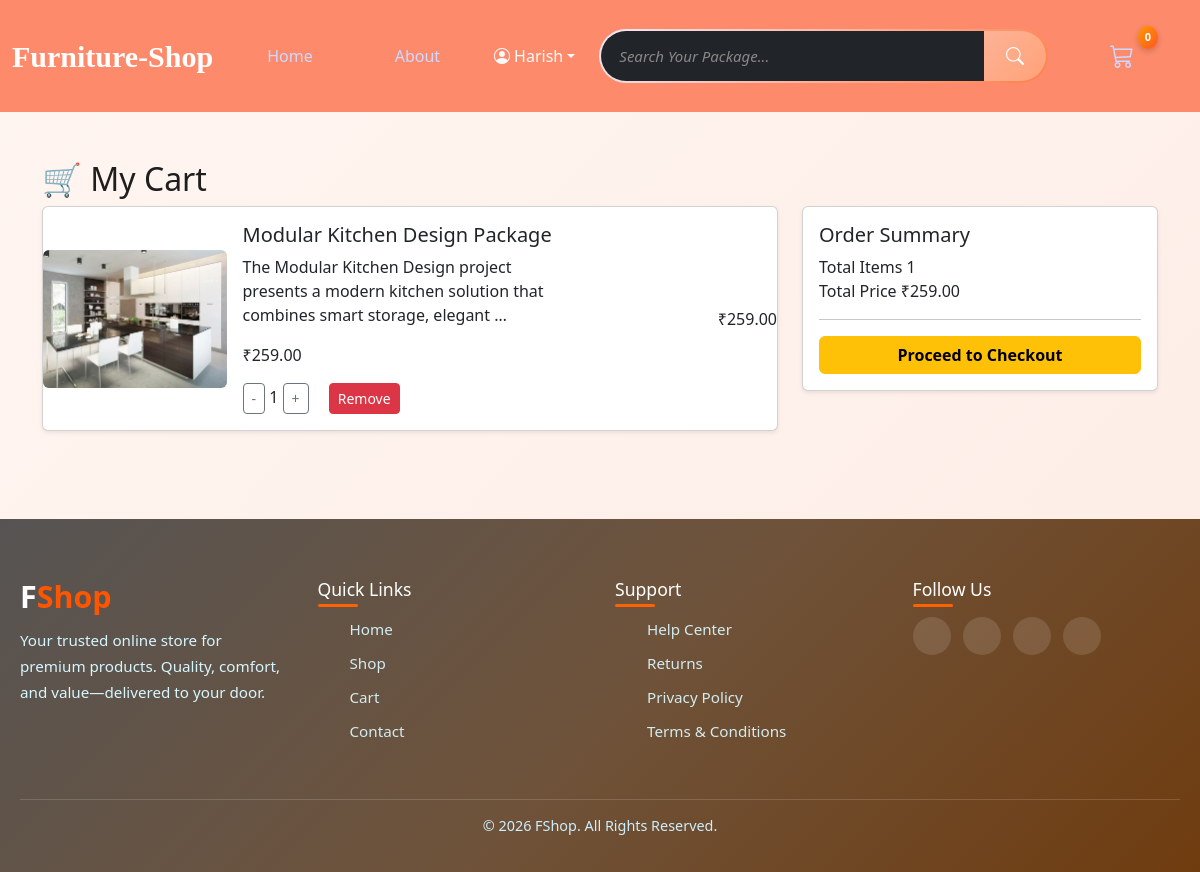
Page /cart/ (signed in) on the committed database.
### cart/models.py (models this page shows, shortened)
class CartItem(models.Model):
    product = models.ForeignKey(Product, on_delete=models.CASCADE, related_name='cart_items')
    user = models.ForeignKey(User, on_delete=models.CASCADE, related_name='cart_items')
    quantity = models.PositiveIntegerField(default=0)
    added = models.DateTimeField(auto_now_add=True)
    updated = models.DateTimeField(auto_now=True)
    class Meta:
        unique_together = [['user', 'product']]
    @property
    def subtotal(self):
        return self.quantity * self.product.price

### products/models.py (models this page shows, shortened)
class Product(models.Model):
    title = models.CharField(max_length=255)
    desc = models.TextField(max_length=500)
    price = models.DecimalField(max_digits=10, decimal_places=2)
    stock = models.PositiveIntegerField()
    thumbnail = models.ImageField(upload_to='products/thumbnails/')
    created_at = models.DateTimeField(auto_now_add=True)
    updated_at = models.DateTimeField(auto_now=True)

### cart/views.py (the view)
# urls.py: path('', view_cart, name = 'view_cart'),
@login_required
def view_cart(request):
    cart_items = CartItem.objects.filter(user=request.user)
    total_quantity = sum(item.quantity for item in cart_items)
    total_price = sum(item.subtotal for item in cart_items)
    context = {
        "cart_items": cart_items,
        "total_quantity": total_quantity,
        "total_price": total_price,
    }
    return render(request, "cart/cart.html", context)

### templates/cart/cart.html (shortened to what this page needs)
{% extends 'base/base.html' %}
{% block content %}
<section id="cart-page" class="container py-5"
data-plus-url="{% url 'increase_cart_item' %}"
data-minus-url="{% url 'decrease_cart_item' %}"
data-remove-url="{% url 'remove_cart_item' %}">
    <h2 class="cart-title">🛒 My Cart</h2>
    {% if cart_items %}
    <div class="row">
        <div class="col-lg-8 cart-items">
            {% for item in cart_items %}
                {% include 'cart/includes/product_cart_item.html' %}
            {% endfor %}
        </div>
        <div class="col-lg-4">
            <div class="cart-summary card shadow-sm sticky-top">
                <div class="card-body">
                    <h5 class="summary-title">Order Summary</h5>
                    <div class="summary-row">
                        <span>Total Items</span>
                        <span>{{ total_quantity }}</span>
                    </div>
                    <div class="summary-row total">
                        <span>Total Price</span>
                        <span>₹{{ total_price }}</span>
                    </div>
                    <hr>
                    <a href="{% url 'create_order' %}" class="btn btn-warning w-100 fw-bold">
                        Proceed to Checkout
                    </a>
                </div>
            </div>
        </div>
    </div>
    {% else %}
        {% include 'cart/includes/empty_cart.html' %}
    {% endif %}
</section>
{% endblock %}

### templates/base/includes/header.html (shortened to what this page needs)
<header>
    <nav class="navbar navbar-expand-lg sticky-top" data-bs-theme="dark">
        <div class="container-fluid">
            <a class="navbar-brand fw-bold" href="{% url 'home_page' %}">
                Furniture-Shop
            </a>
            <div class="collapse navbar-collapse" id="navbarSupportedContent">
                <ul class="navbar-nav me-3 mb-2 mb-lg-0">
                    <li class="nav-item">
                        <a class="nav-link {% if current_page == 'home' %}active{% endif %}"
                            href="{% url 'home_page' %}">Home</a>
                    </li>
                    <li class="nav-item">
                        <a class="nav-link {% if current_page == 'about' %}active{% endif %}"
                            href="{% url 'about_page' %}">About</a>
                    </li>
                </ul>
                <li class="nav-item dropdown">
                    <a class="nav-link dropdown-toggle d-flex align-items-center" href="#" data-bs-toggle="dropdown">
                        <i class="bi bi-person-circle me-1"></i>
                        {% if user.is_authenticated %}
                        {{user.username.capitalize}}
                        {% else %}
                        Hi User!
                        {% endif %}
                    </a>
                </li>
                <form class="d-flex flex-grow-1 mx-lg-4" method="get" action="{% url 'search_products' %}">
                    <input name="q" value="{{ query }}" class="form-control rounded-start" type="search"
                        placeholder="Search Your Package..." aria-label="Search">
                    <button class="btn btn-secondary rounded-end" type="submit">
                        <i class="bi bi-search"></i>
                    </button>
                </form>
                <ul class="navbar-nav ms-auto align-items-center mb-2 mb-lg-0">
                    {% if not user.is_staff %}
                    <li class="nav-item me-3 position-relative">
                        <a class="nav-link" href="{% url 'view_cart' %}">
                            <i class="bi bi-cart3 fs-4"></i>
                            {% if user.is_authenticated %}
                            <span class="cart-badge" id="cart-count">0</span>
                            {% endif %}
                        </a>
                    </li>
                    {% endif %}
                </ul>
            </div>
        </div>
    </nav>
</header>

### templates/cart/includes/product_cart_item.html
<div class="cart-item card shadow-sm"
     data-product-id="{{ item.product.id }}">
    <div class="row g-0 align-items-center">
        <div class="col-md-3 text-center cart-thumb">
            <img src="{{ item.product.thumbnail.url }}"
                 class="img-fluid rounded">
        </div>
        <div class="col-md-6">
            <div class="card-body">
                <h5 class="cart-product-title">
                    <a href="{% url 'product_details' item.product.pk %}" class="no-decoration">
                        {{ item.product.title }}
                    </a>
                </h5>
                <p class="cart-product-desc">
                    {{ item.product.desc|truncatewords:15 }}
                </p>
                <p class="cart-price">
                    ₹{{ item.product.price }}
                </p>
                <div class="cart-controls">
                    <button class="btn btn-outline-secondary btn-sm qty-minus">-</button>
                    <span class="cart-qty qty">{{ item.quantity }}</span>
                    <button class="btn btn-outline-secondary btn-sm qty-plus">+</button>
                    <button class="btn btn-danger btn-sm ms-3 remove-item">
                        Remove
                    </button>
                </div>
            </div>
        </div>
        <div class="col-md-3 text-end cart-subtotal subtotal">
            ₹{{ item.subtotal }}
        </div>
    </div>
</div>

### static/css/design.css (style rules this page uses)
* { margin: 0; padding: 0; box-sizing: border-box; font-family: "Poppins", system-ui, sans-serif; }
.navbar { background-color: #fd8b6b; }
.nav-item { list-style: none; color: rgb(250, 249, 249) !important; }
.no-decoration { text-decoration: none; color: inherit; }
.cart-badge { position: absolute; top: -2px; right: -6px; background: linear-gradient(135deg, #ff9800, #ff5722); color: #fff; font-size: 11px; font-weight: 600; padding: 3px 7px; border-radius: 50%; box-shadow: 0 2px 6px rgba(0, 0, 0, 0.2); }
.navbar-brand { font-size: 30px; font-family:Georgia, 'Times New Roman', Times, serif; }
form.d-flex.flex-grow-1.mx-lg-4 { position: relative; max-width: 620px; background: linear-gradient(135deg, #f0e9f7, #ff814a); padding: 2px; border-radius: 40px; transition: 0.4s ease; }
form.d-flex.flex-grow-1.mx-lg-4 input[type="search"] { border: none !important; padding: 14px 18px; font-size: 15px; border-radius: 40px 0 0 40px !important; transition: 0.3s ease; }
form.d-flex.flex-grow-1.mx-lg-4 input::placeholder { color: #888; font-style: italic; }
form.d-flex.flex-grow-1.mx-lg-4 button { border: none !important; padding: 0 22px; border-radius: 0 40px 40px 0 !important; background: rgba(255,255,255,0.25); color: #fff; transition: 0.35s ease; }
form.d-flex.flex-grow-1.mx-lg-4 button i { font-size: 18px; transition: 0.4s ease; }
.navbar-nav { gap: 6px; }
.navbar-nav .nav-link { position: relative; padding: 10px 18px !important; font-weight: 500; color: #cfd8ff !important; border-radius: 30px; transition: all 0.35s ease; margin: 20px; }
.navbar-nav .nav-link::after { content: ""; position: absolute; left: 50%; bottom: 6px; width: 0; height: 2px; background: linear-gradient(90deg, #faa272, #ff4406); border-radius: 5px; transition: 0.4s ease; transform: translateX(-50%); }

### rows in the picture
CartItem: product.thumbnail (picture), product "Modular Kitchen Design Package", product.desc "The Modular Kitchen Design project presents a modern kitchen solution that combines smart storage, elegant …", product.price "259.00", quantity "1", subtotal "259.00"

### other values in the picture
{{ user.username.capitalize }} "Harish"
{{ total_quantity }} "1"
{{ total_price }} "259.00"
